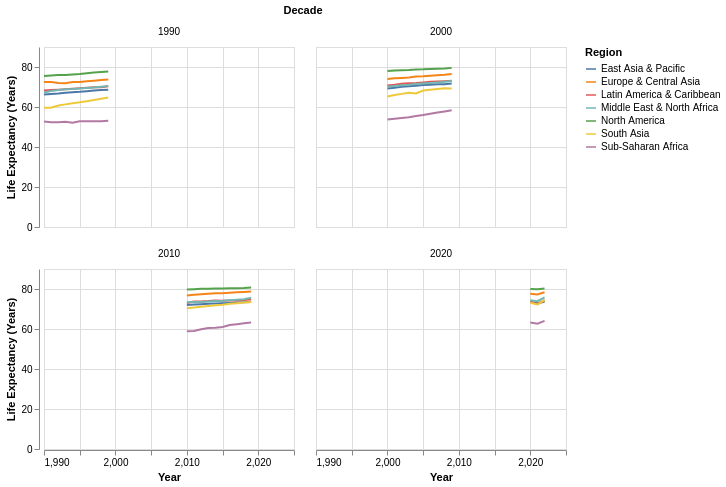

Notebook code for this chart:
### Markdown cell above
## 5. Interactive Linked Highlighting

**Objective:** Implement linked highlighting so that selecting or hovering over a geographical region highlights that region across all panels.

The interactive visualization uses small multiples, with one panel per decade and multiple regional lines in each panel.

**Interaction:** When the reader hovers over a regional line, the same region is highlighted across all panels.

**Gestalt principles reinforced:**

- Similarity: The same region maintains its colour across every panel.
- Common Fate: Related lines respond together to the reader's interaction.

**Takeaway:** Linked highlighting makes it easier to follow regional patterns across different decades.

### Code cell
import altair as alt

# Create decade column
interactive_data = trend.copy()

interactive_data["decade"] = (
    interactive_data["year"] // 10
) * 10

# Create interactive hover selection
highlight = alt.selection_point(
    fields=["region"],
    on="pointerover",
    clear="pointerout",
    empty="all"
)

# Build interactive chart
chart = alt.Chart(interactive_data).mark_line(
    strokeWidth=2
).encode(
    x=alt.X("year:Q", title="Year"),
    y=alt.Y(
        "life_expectancy:Q",
        title="Life Expectancy (Years)"
    ),
    color=alt.Color(
        "region:N",
        title="Region"
    ),
    opacity=alt.condition(
        highlight,
        alt.value(1),
        alt.value(0.15)
    ),
    detail="region:N",
    tooltip=[
        "region:N",
        "year:Q",
        alt.Tooltip(
            "life_expectancy:Q",
            format=".2f"
        )
    ]
).add_params(
    highlight
).properties(
    width=250,
    height=180,
    title="Regional Life Expectancy Across Decades"
).facet(
    facet=alt.Facet(
        "decade:O",
        title="Decade"
    ),
    columns=2
)

chart.save("figures/p3_linked_highlighting.html")

chart

### Figure 1 — Vega-Lite specification as saved in the notebook (floating-point values rounded to 4 significant figures; data arrays with more than 128 entries replaced by an {"elided": "..."} marker saying what was removed)
{"config": {"view": {"continuousWidth": 300, "continuousHeight": 300}}, "data": {"name": "data-71c7e0332c68b5cfa9672339d129328a"}, "facet": {"field": "decade", "title": "Decade", "type": "ordinal"}, "spec": {"mark": {"type": "line", "strokeWidth": 2}, "encoding": {"color": {"field": "region", "title": "Region", "type": "nominal"}, "detail": {"field": "region", "type": "nominal"}, "opacity": {"condition": {"param": "param_5a579004cbd85337", "value": 1}, "value": 0.15}, "tooltip": [{"field": "region", "type": "nominal"}, {"field": "year", "type": "quantitative"}, {"field": "life_expectancy", "format": ".2f", "type": "quantitative"}], "x": {"field": "year", "title": "Year", "type": "quantitative"}, "y": {"field": "life_expectancy", "title": "Life Expectancy (Years)", "type": "quantitative"}}, "height": 180, "name": "view_afcc9804a122c08a_0", "title": "Regional Life Expectancy Across Decades", "width": 250}, "columns": 2, "params": [{"name": "param_5a579004cbd85337", "select": {"type": "point", "clear": "pointerout", "fields": ["region"], "on": "pointerover"}, "views": ["view_afcc9804a122c08a_0"]}], "$schema": "https://vega.github.io/schema/vega-lite/v6.4.1.json", "datasets": {"data-71c7e0332c68b5cfa9672339d129328a": {"elided": "231 records"}}}
